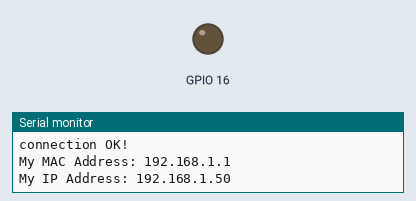
Recording of a sketch running on a simulated ESP8266 (NodeMCU). Shown: output pins drawn as LEDs (lit = HIGH), the last lines printed to the serial monitor. WiFi joins after 1.5 s; servers stay silent unless stated; a WiFi scan finds three made-up networks.

Above: at 5.0 s.
At 10.5 s:
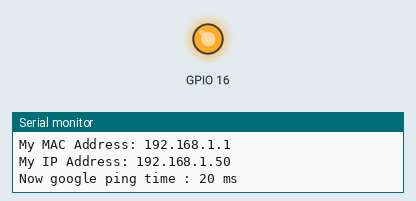
Timing chart, 0 to 14.9 s (numbered marks = the images above):
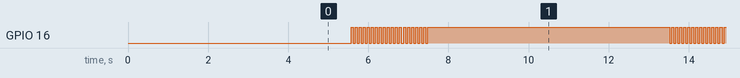

Measured:
- by itself, GPIO 16: repeats every 8.0 s: HIGH 6.1 s, 19 × (LOW 0.05 s, HIGH 0.05 s), LOW 0.05 s
- by itself, everything shown: repeats every 8.0 s, in 14 steps

The sketch:

wifi.ino
```cpp
#include <ESP8266WiFi.h>
#include <ESP8266Ping.h>

void setup() {
  // put your setup code here, to run once:
  pinMode(16, OUTPUT);
  Serial.begin(74880);
  delay(1000);

  Serial.println("Hello world\r\n");
  WiFi.mode(WIFI_AP_STA);

  Serial.println(WiFi.getMode());
  int foundN=WiFi.scanNetworks(0,1);
  Serial.printf("I found ssid  %d\r\n",foundN);
  int i=0;
  for(i=0;i<foundN; i++)
  {//
    Serial.printf("SSID: %s, WifiStrength : %d, channel: %d, MAC: %s\r\n", WiFi.SSID(i).c_str(),WiFi.RSSI(i),WiFi.channel(i),WiFi.macAddress().c_str());
  }

  //Serial.printf("%d %d %d %d %d \r\n",WL_CONNECTED,WL_NO_SSID_AVAIL,WL_CONNECT_FAILED,WL_IDLE_STATUS,WL_DISCONNECTED);
  WiFi.begin("wevo","");
  WiFi.setAutoReconnect(1);
  while(1){
    int connResult=WiFi.status();
    if (connResult==WL_CONNECTED)
    {
      Serial.printf("connection OK!\r\n");
      break;
    }
    else
    {
      //Serial.printf("Connection Failed. reason:%d\r\n",connResult);
      delay(500);
    }
  }
  Serial.printf("My MAC Address: %s\r\n",WiFi.gatewayIP().toString().c_str());
  Serial.printf("My IP Address: %s\r\n",WiFi.localIP().toString().c_str());

}

void loop() {
  // put your main code here, to run repeatedly:
  int i=0;
  Ping.ping("www.google.com");
  int returnMs=Ping.averageTime();

  Serial.printf("Now google ping time : %d ms \r\n",returnMs);
  for(i=0;i<returnMs;i++){
    digitalWrite(16,LOW);//밑에 led on
    delay(50);
    digitalWrite(16,HIGH);
    delay(50);
  }
  delay(5000);
}
```
